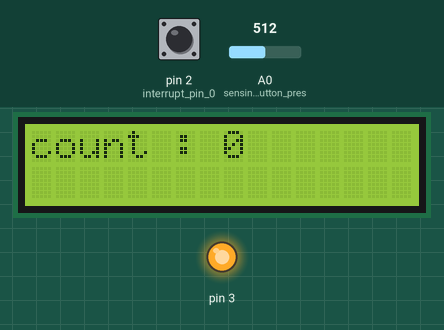
Simulated run of this sketch. Board: Arduino Uno, built with avr-gcc and run on an emulated ATmega328P. Parts: 16×2 character LCD, output pins drawn as LEDs (lit = HIGH). The inputs (shaded band) are chosen by the test bench; at power-on: pin 2 (interrupt_pin_0) HIGH, A0 (sensing_panel_button_pres) = 512. What the sketch prints to the serial monitor is not drawn.

Above: at 1.2 s.
1.3 s: pin 2 (interrupt_pin_0) pulled LOW for 0.15 s
At 2.0 s:
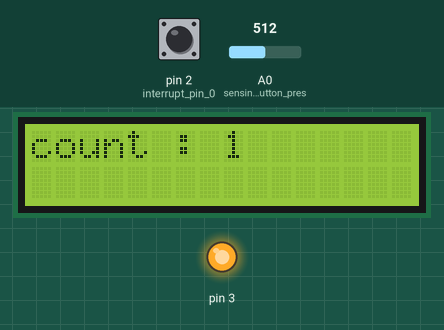
2.9 s: pin 2 (interrupt_pin_0) pulled LOW for 1 s
At 4.2 s:
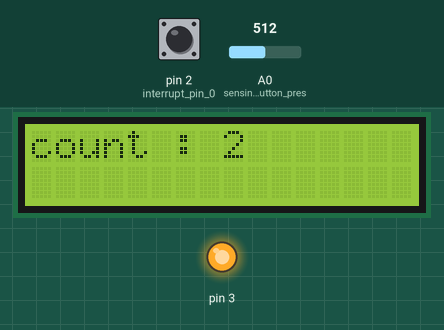
Timing chart, 0 to 5.9 s (numbered marks = the images above; inputs shaded):
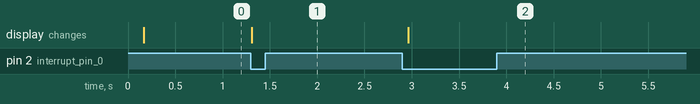

The sketch:

countRotationHallSensA.ino
```cpp
/*
  count rotations with hall sensor
   display count on LCD display with buttons (read on A0, not used in program)
*/

#include <Streaming.h>  // lets lcd print float
#include <LiquidCrystal.h>


LiquidCrystal lcd(8, 9, 4, 5, 6, 7);

char msgs[5][16] = {"Right Key OK ",
                    "Up Key OK    ",
                    "Down Key OK  ",
                    "Left Key OK  ",
                    "Select Key OK"
                   };
//  read pin A0 then loop thru array to get right msg to print
int adc_key_val[5] = {50, 250, 450, 650, 850 }; // tune for each board
int NUM_KEYS = 5;
int adc_key_in;   // need loop code to read key or make fx() to do it
int key = -1;
int oldkey = -1;

volatile int rotaCount = 0;                // updated from ISR
volatile unsigned long last_interrupt_time = millis();

void setup()
{
  lcd.begin(16, 2);    // 16 col, 2 row LCD
  Serial.begin(9600);       // 9600 bps, for Ser. Mon. if on
  pinMode(2, INPUT_PULLUP);  // interrupt pin 0
  pinMode(3, OUTPUT);
  digitalWrite(3, HIGH); // 5 v for sensor module
  pinMode(A0, INPUT_PULLUP); // sensing panel button press
  attachInterrupt(0, upCnt, FALLING);  // D2 pin attached to sensor
  // FALLING since magnet causes conduction, hi-lo transition @ D2
}

void loop()
{
  int keyV = analogRead(A0);
  if (keyV < 999)  // some button is pressed
  { // loop thru values in array to ID key
    for (int j = 0; j < NUM_KEYS; j++)
    { if (keyV < adc_key_val[j])
      {
        key = j;
        break;  // exit the for loop
      }  // end if
    } // end for, getting key ID

    // some action to take with key, or key press could toggle some var
    switch (key)
    {
      case 0:
        { //  if "RIGHT"  pressed show this on the screen
          // lcd.print("RIGHT ");
          break;
        }
      case 1:
        {
          // lcd.print("LEFT "); // if "LEFT" show on the screen
          break;
        }
      case 2:
        {
          // lcd.print("UP ");  // button "UP"
          break;
        }
      case 3:
        {
          // lcd.print("DOWN  ");  // button "DOWN"
          break;
        }
      case 4:
        { rotaCount = 0; // button press resets count
          //lcd.print("SELECT");  //  if button "SELECT"
          break;
        }
      default:
        {
          // lcd.print("NONE  ");  //  No action will show "None" on the screen
          break;
        }
    }  // end switch

  }  // end if some key pressed

  // else CM = 1; // no key pressed, default to ___

  delay(100);

  lcd.clear();
  lcd.print("count : ");
  lcd.print(rotaCount);

  //  if (CM) lcd.print(" CM");
  //  else lcd.print(" IN");
  // float format prints with 1 decimal digit
  //  if (CM) lcd << "count: " << _FLOAT(distAvg, 1) << " CM";
  //  else lcd << "dist: " << _FLOAT(distAvg, 1) << " IN";
  Serial.println(rotaCount);

}  // end loop


void upCnt()     // ISR increments count

{
  unsigned long interrupt_time = millis();  // millis() is not updated inside ISR but OK
  // to use its value at instant of interrupt

  // If any interrupt comes faster than ___ms, assume it's a bounce and ignore
  if (interrupt_time - last_interrupt_time > 100)
  {
    ++rotaCount;       // incr count
    last_interrupt_time = interrupt_time;  // global var, should be reset only on good signal, > 100 ms from a valid one
  }
}  //end upCnt
```

Measured:
- after the input at 1.3 s, the display: changes at once (image 1)
- after the input at 2.9 s, the display: changes after 0.06 s (image 2)
